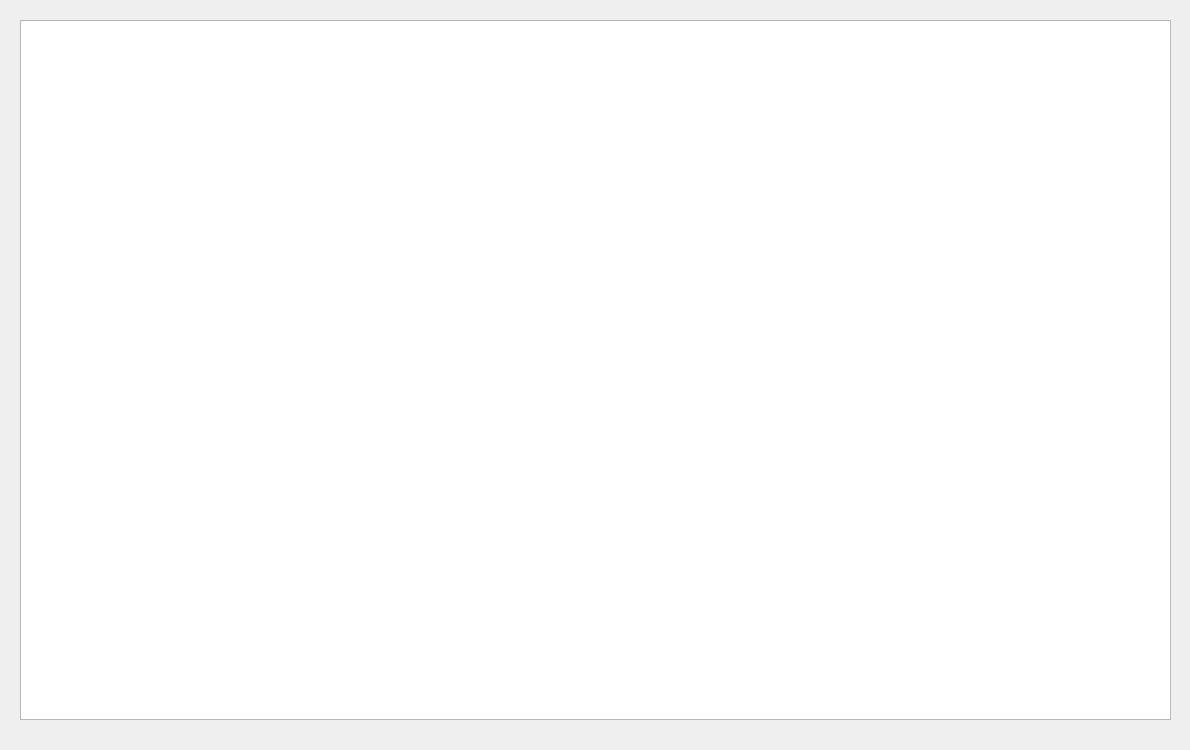
<?xml version="1.0" encoding="UTF-8"?>
<ui version="4.0">
 <class>HistoryWidget</class>
 <widget class="QWidget" name="HistoryWidget">
  <property name="geometry">
   <rect>
    <x>0</x>
    <y>0</y>
    <width>1190</width>
    <height>750</height>
   </rect>
  </property>
  <property name="windowTitle">
   <string>历史纪录</string>
  </property>
  <widget class="QTextEdit" name="textEdit">
   <property name="geometry">
    <rect>
     <x>20</x>
     <y>20</y>
     <width>1151</width>
     <height>700</height>
    </rect>
   </property>
   <property name="readOnly">
    <bool>true</bool>
   </property>
  </widget>
 </widget>
 <resources/>
 <connections/>
</ui>
